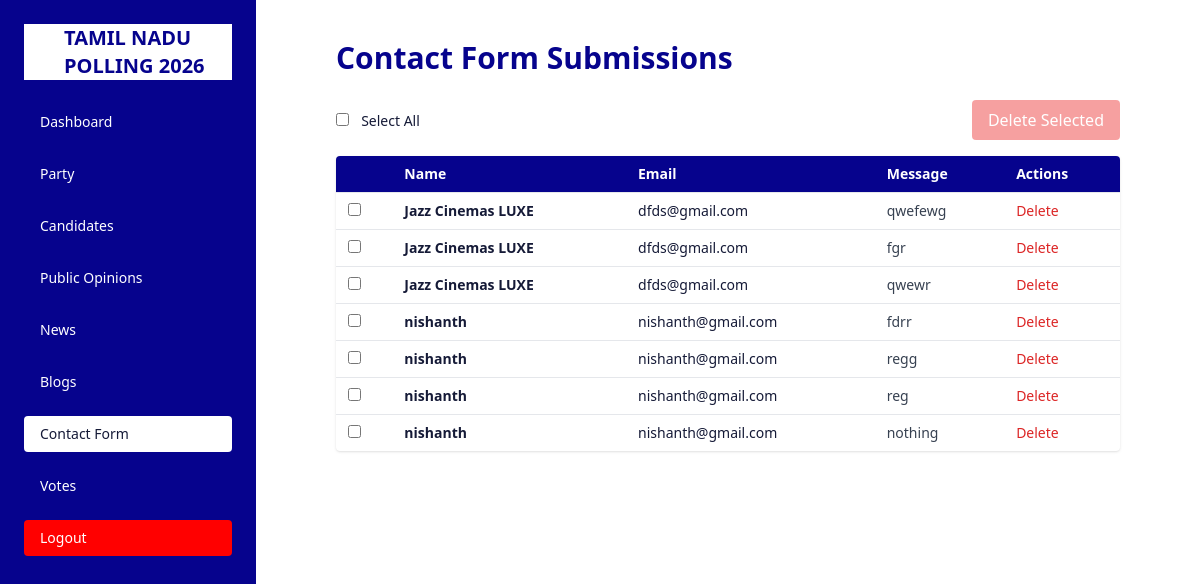
The page /admin_contact/ (signed in) on the database as committed earlier.
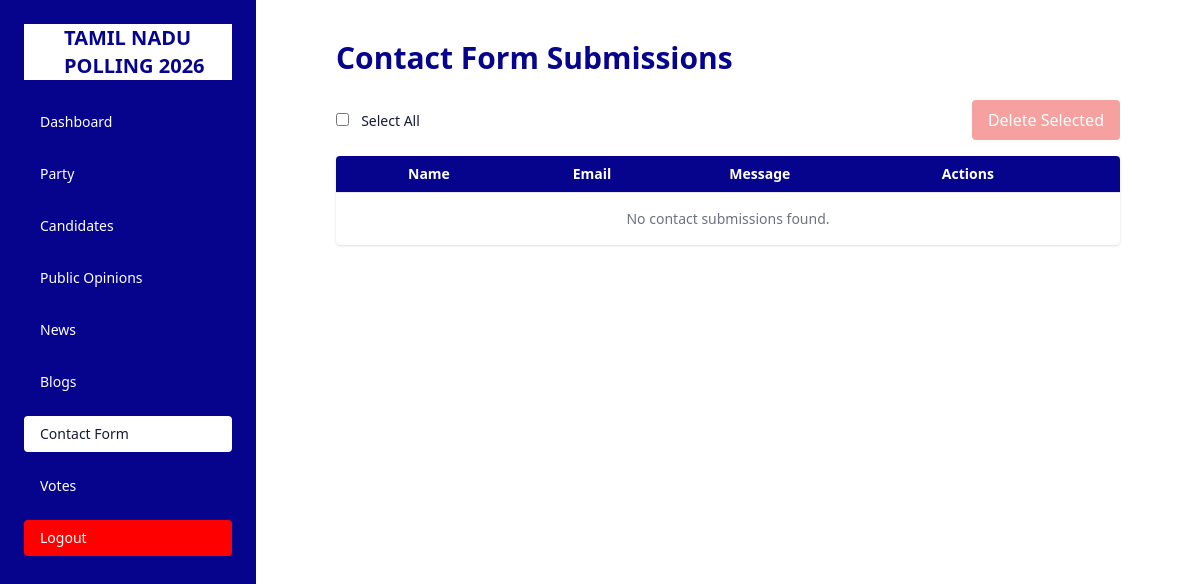
The same page on the database as committed later.
### poll_app/models.py (models this page shows, shortened)
class Contact(models.Model):
    name = models.CharField(max_length=100)
    email = models.EmailField()
    message = models.TextField()
    created = models.DateTimeField(auto_now_add=True)

### poll_app/views.py (the view)
# urls.py: path('admin_contact/', views.admin_contact, name='admin_contact'),
@never_cache
@login_required(login_url='login')
def admin_contact(request):
    if request.method == "POST":
        selected_ids = request.POST.getlist("selected_contacts")
        if selected_ids:
            Contact.objects.filter(id__in=selected_ids).delete()
            return redirect("admin_contact")
    contacts = Contact.objects.all().order_by("-created")
    return render(request, "contact.html", {"contacts": contacts})

### poll_app/templates/contact.html (shortened to what this page needs)
<!DOCTYPE html>
<html lang="en">
<head>
  <script src="https://cdn.tailwindcss.com"></script>
</head>
<body class="bg-white text-[#151a37] font-sans">
  <div class="flex ">
<div id="sidebar" class="fixed top-0 left-0 h-full w-64 bg-[#06038D] text-white p-6 z-50 transform -translate-x-full md:translate-x-0 transition-transform duration-300 ease-in-out">
  <div class="flex items-center justify-between mb-6">
    <div class="w-full bg-white flex justify-center pl-10">
<a href="index.html" id="brand" class="transition-all block">
      <h1 class="mt-2 text-lg md:text-xl md:mt-0 uppercase font-bold text-[#06038D]">Tamil Nadu Polling 2026</h1>
    </a>    </div>
  </div>
   <nav>
    <ul class="space-y-4 text-sm">
      <li>
        <a href="{% url 'dashboard' %}"  class="block py-2 px-4 rounded hover:bg-white hover:text-[#151a37]">Dashboard</a>
      </li>
        <li>
        <a href="{% url 'admin_party' %}" class="block py-2 px-4 rounded hover:bg-white hover:text-[#151a37]">Party</a>
      </li>
        <a href="{% url 'candidates' %}" class="block py-2 px-4 rounded hover:bg-white hover:text-[#151a37]" >Candidates</a>
       <li>
        <a href="{% url 'opinion' %}" class="block py-2 px-4 rounded hover:bg-white hover:text-[#151a37]">Public Opinions</a>
      </li>
      <li>
        <a href="{% url 'admin_news' %}" class="block py-2 px-4 rounded hover:bg-white hover:text-[#151a37]">News</a>
      </li>
       <li>
        <a href="{% url 'admin_blog' %}" class="block py-2 px-4 rounded hover:bg-white hover:text-[#151a37]">Blogs</a>
      </li>
      <li>
        <a href="{% url 'admin_contact' %}" class="block py-2 px-4 rounded bg-white text-[#151a37]">Contact Form </a>
      </li>
        <li>
        <a href="{% url 'vote_analysis' %}" class="block py-2 px-4 rounded hover:bg-white hover:text-[#151a37]">Votes</a>
      </li>
      <li>
        <a href="{% url 'logout' %}" class="block py-2 px-4 rounded bg-[red] text-white">Logout</a>
      </li>
    </ul>
  </nav>
</div>
<section class="px-6 md:px-20 py-10 md:ml-64 w-full">
  <h2 class="text-2xl sm:text-3xl font-bold mb-6 text-[#06038D] text-center md:text-left max-md:mt-10">
    Contact Form Submissions
  </h2>
  <form method="POST" id="bulk-delete-form" action="{% url 'admin_contact' %}">
    <div class="mb-4 flex items-center justify-between">
      <div>
        <input type="checkbox" id="select-all" class="mr-2 accent-[#06038D]">
        <label for="select-all" class="text-sm">Select All</label>
      </div>
      <button type="button" id="delete-selected" class="bg-red-500 text-white px-4 py-2 rounded hover:bg-red-600 transition disabled:opacity-50" disabled>
        Delete Selected
      </button>
    </div>
    <div class="overflow-x-auto bg-white rounded shadow">
      <table class="min-w-full divide-y divide-gray-200 text-sm">
        <thead class="bg-[#06038D] text-white">
          <tr>
            <th class="px-3 py-2"></th>
            <th class="px-3 py-2 text-left">Name</th>
            <th class="px-3 py-2 text-left">Email</th>
            <th class="px-3 py-2 text-left">Message</th>
            <th class="px-3 py-2 text-left">Actions</th>
          </tr>
        </thead>
        <tbody class="divide-y divide-gray-200">
          {% for contact in contacts %}
          <tr>
            <td class="px-3 py-2">
              <input type="checkbox" name="selected_contacts" value="{{ contact.id }}" class="contact-checkbox accent-[#06038D]">
            </td>
            <td class="px-3 py-2 font-semibold">{{ contact.name }}</td>
            <td class="px-3 py-2">{{ contact.email }}</td>
            <td class="px-3 py-2 text-gray-700">
              {{ contact.message|truncatechars:60 }}
            </td>
            <td class="px-3 py-2">
              <button type="button" class="text-red-600 hover:underline single-delete-btn"
                      data-id="{{ contact.id }}"
                      data-name="{{ contact.name }}">
                Delete
              </button>
            </td>
          </tr>
          {% empty %}
          <tr>
            <td colspan="5" class="text-center py-4 text-gray-500">No contact submissions found.</td>
          </tr>
          {% endfor %}
        </tbody>
      </table>
    </div>
  </form>
</section>
</body>
</html>

Rows that differ between the two databases and show on the page:
removed Contact: name "Jazz Cinemas LUXE", email "dfds@gmail.com", message "qwefewg"
removed Contact: name "Jazz Cinemas LUXE", email "dfds@gmail.com", message "fgr"
removed Contact: name "Jazz Cinemas LUXE", email "dfds@gmail.com", message "qwewr"
removed Contact: name "nishanth", email "nishanth@gmail.com", message "fdrr"
removed Contact: name "nishanth", email "nishanth@gmail.com", message "regg"
removed Contact: name "nishanth", email "nishanth@gmail.com", message "reg"
removed Contact: name "nishanth", email "nishanth@gmail.com", message "nothing"
Other text that changed with them:
text now shown: "No contact submissions found."
